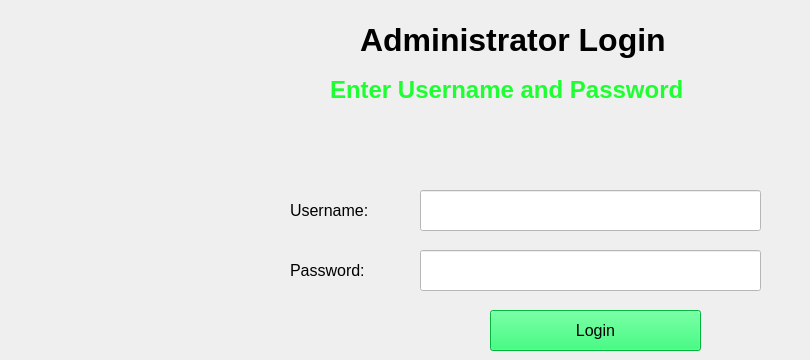
    <widget class="QWidget" name="tab_1">
     <attribute name="title">
      <string>Login</string>
     </attribute>
     <widget class="QLabel" name="label_2">
      <property name="geometry">
       <rect>
        <x>360</x>
        <y>10</y>
        <width>411</width>
        <height>61</height>
       </rect>
      </property>
      <property name="text">
       <string>&lt;html&gt;&lt;head/&gt;&lt;body&gt;&lt;p&gt;&lt;span style=&quot; font-size:24pt; font-weight:600;&quot;&gt;Administrator Login&lt;/span&gt;&lt;/p&gt;&lt;/body&gt;&lt;/html&gt;</string>
      </property>
     </widget>
     <widget class="QLabel" name="l01">
      <property name="geometry">
       <rect>
        <x>330</x>
        <y>70</y>
        <width>471</width>
        <height>41</height>
       </rect>
      </property>
      <property name="font">
       <font>
        <pointsize>18</pointsize>
       </font>
      </property>
      <property name="styleSheet">
       <string notr="true">
color: rgb(30, 255, 49);</string>
      </property>
      <property name="text">
       <string>&lt;html&gt;&lt;head/&gt;&lt;body&gt;&lt;p&gt;&lt;span style=&quot; font-size:18pt; font-weight:600;&quot;&gt;Enter Username and Password&lt;/span&gt;&lt;/p&gt;&lt;/body&gt;&lt;/html&gt;</string>
      </property>
     </widget>
     <widget class="QLabel" name="label_4">
      <property name="geometry">
       <rect>
        <x>290</x>
        <y>200</y>
        <width>101</width>
        <height>21</height>
       </rect>
      </property>
      <property name="text">
       <string>&lt;html&gt;&lt;head/&gt;&lt;body&gt;&lt;p&gt;&lt;span style=&quot; font-size:12pt;&quot;&gt;Username:&lt;/span&gt;&lt;/p&gt;&lt;/body&gt;&lt;/html&gt;</string>
      </property>
     </widget>
     <widget class="QLabel" name="label_5">
      <property name="geometry">
       <rect>
        <x>290</x>
        <y>260</y>
        <width>91</width>
        <height>21</height>
       </rect>
      </property>
      <property name="text">
       <string>&lt;html&gt;&lt;head/&gt;&lt;body&gt;&lt;p&gt;&lt;span style=&quot; font-size:12pt;&quot;&gt;Password:&lt;/span&gt;&lt;/p&gt;&lt;/body&gt;&lt;/html&gt;</string>
      </property>
     </widget>
     <widget class="QLineEdit" name="tb01">
      <property name="geometry">
       <rect>
        <x>420</x>
        <y>190</y>
        <width>341</width>
        <height>41</height>
       </rect>
      </property>
      <property name="font">
       <font>
        <pointsize>12</pointsize>
       </font>
      </property>
      <property name="styleSheet">
       <string notr="true">background-color: rgb(255, 255, 255);</string>
      </property>
      <property name="echoMode">
       <enum>QLineEdit::Normal</enum>
      </property>
     </widget>
     <widget class="QLineEdit" name="tb02">
      <property name="geometry">
       <rect>
        <x>420</x>
        <y>250</y>
        <width>341</width>
        <height>41</height>
       </rect>
      </property>
      <property name="font">
       <font>
        <pointsize>12</pointsize>
       </font>
      </property>
      <property name="styleSheet">
       <string notr="true">background-color: rgb(255, 255, 255);</string>
      </property>
      <property name="echoMode">
       <enum>QLineEdit::Password</enum>
      </property>
     </widget>
     <widget class="QPushButton" name="b01">
      <property name="geometry">
       <rect>
        <x>490</x>
        <y>310</y>
        <width>211</width>
        <height>41</height>
       </rect>
      </property>
      <property name="font">
       <font>
        <pointsize>12</pointsize>
       </font>
      </property>
      <property name="styleSheet">
       <string notr="true">background-color: rgb(0, 255, 85);</string>
      </property>
      <property name="text">
       <string>Login</string>
      </property>
     </widget>
     <widget class="QLabel" name="label_6">
      <property name="geometry">
       <rect>
        <x>90</x>
        <y>180</y>
        <width>111</width>
        <height>121</height>
       </rect>
      </property>
      <property name="text">
       <string/>
      </property>
      <property name="pixmap">
       <pixmap>login.png</pixmap>
      </property>
     </widget>
    </widget>
